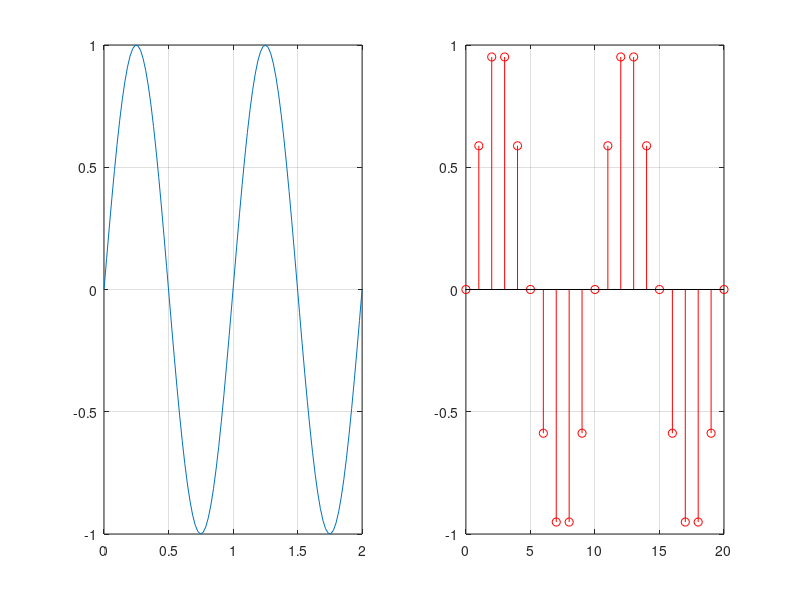

Here is the MATLAB script that generated this plot: (Note: this script raises an error after producing the figure.)
%% Lab 1: Fundamentals signals into MATLAB
% Digital Signal Processing Course

%% Exercise 1
t=linspace(0,2,100); % Continuous-time input array.
y_t=sin(2*pi.*t); % Continuous-time output array.
n=0:20; % Discrete-time input array.
y_n=sin(0.2*pi*n); % Discrete-time output array.
% We've plotted both math signals into a figure 1 in order 
% to undesrtand easily the diference among continuous-time 
% signal and discrete-time signals.
figure(1),subplot(1,2,1),plot(t,y_t),grid on; 
figure(1),subplot(1,2,2),stem(n,y_n,'r'),grid on; 

%% Exercise 2
% At the bottom of this algorithm you may find the function to
% generate a Delta Sequence where [x,n]=impseq(n0,n1,n2) such as:
% n0: value for x(n) function be equal to 1. Otherwise it'll be 0.
% n1: minimum value for vector or bottom limit.
% n2: maximum value for vector or top limit.
[x,n]=impseq(1,-10,10) % Example using MATLAB function.
% This function has the following condition:
% n1 < n0 < n2

%% Exercise 3
% At the bottom of this algorithm you may find the function to
% generate a Step Sequence where [x,n]=stepseq(n0,n1,n2) such as:
% n0: value for x(n) function starts to deal 1 values.
% n1: minimum value for vector or bottom limit.
% n2: maximum value for vector or top limit.
[x,n]=stepseq(2,-10,10) % Example using MATLAB function.
% This function has the following condition:
% n1 < n0 < n2

%% Exercise 4
% Signal adition '+'.
n_1=-15:15; % First reference array
x_1=exp(-0.2.*n_1); % First sequence.
n_2=-15:15; % Second reference array.
x_2=sin(0.1*pi*n_2); % Second sequence.
% At the bottom of this algorithm you may find the function to
% generate a Signal Adition where [y,n]=sigadd(x1,n1,x2,n2) such as:
% x1: First sequence.
% n1: First reference array.
% x2: Second sequence.
% n2: Second reference array.
[y,n]=sigadd(x_1,n_1,x_2,n_2) % Example using MATLAB function.

%% Exercise 5
% Signal multiplication '*'.
n_1=-15:15; % First reference array.
x_1=exp(-0.2.*n_1); % First sequenece.
n_2=-15:15; % Second reference array.
x_2=sin(0.25*pi*n_2); % Second sequence.
% At the bottom of this algorithm you may find the function to generate 
% a Signal Multiplication where [y,n]=sigmult(x1,n1,x2,n2) such as:
% x1: First sequence.
% n1: First reference array.
% x2: Second sequence.
% n2: Second reference array.
[y,n]=sigmult(x_1,n_1,x_2,n_2) % Example using MATLAB function.

%% Exercise 6
% Signal shifting 'x(n-k)'.
n=[-3 -2 -1 0 1 2 3 4 5 6]; % Signal reference.
x=[0 9 8 7 6 5 4 3 2 1]; % Signal sequence.
% At the bottom of this listing you may find the algorithm to
% generate a Signal Shifiting where [y,n]=sigshift(x,m,k) such as:
% x: Signal sequence.
% m: Signal reference.
% k: Amount shifted.
[y,n]=sigshift(x,n,4) % Example using MATLAB function.

%% Exercise 7
% Signal folding 'x(-n)'.
n=[-3 -2 -1 0 1 2 3 4 5 6]; % Signal reference.
x=[0 9 8 7 6 5 4 3 2 1]; % Signal sequence.
% At the bottom of this listing you may find the algorithm to
% generate a Signal Folding where [y,n]=sigfold(x,n) such as:
% x1: First sequence.
% n1: First reference array.
% x2: Second sequence.
% n2: Second reference array.
[y,n]=sigfold(x,n)

%% Exercise 8a
n1 = 0; n2 = 20; n0 = 0; %initial values for u(n)
n = [n1:n2]; %array limits

[x11,n11] = stepseq(n0,n1,n2);%u(n)
[x12,n12] = sigshift(x11,n11,10);%u(n-10)
[x13,n13] = sigshift(x11,n11,20);%u(n-20)

[y_1,n_1] = sigrest(x11,n11,x12,n12);%n(u(n) - u(n-10)
[y_1a,n_1a] = sigmult(y_1,n_1,n,n);%n(u(n) - u(n-10)
[y_2,n_2] = sigrest(x12,n12,x13,n13);%u(n-10) - u(n-20)

y12 = (10).*exp(-0.3.*(n-10)); % 10e^(-0.3(n-10))

[y_3,n_3] = sigmult(y12,n,y_2,n_2)%(10e^(-0.3(n-10)))*(u(n-10) - u(n-20))

[y_a,n_a] = sigadd(y_1a,n_1a,y_3,n_3)%(n(u(n) - u(n-10))+(10e^(-0.3(n-10)))
                                      %*(u(n-10) - u(n-20))

figure(8),subplot(2,2,1),stem(n_a,y_a,'r'),title('(a).'),grid on;
xlim([0 20])

%% Exercise 8b
n=-2:10;% Signal reference.
x=[1 2 3 4 5 6 7 6 5 4 3 2 1];% Signal Sequence.
[y_0,n_0]=sigfold(x,n);%Reflection x(n) to x(-n)
[y_1,n_1]=sigshift(y_0,n_0,-3);%Shift +3 x(-n) to x(3-n)
[y_2,n_2]=sigshift(x,n,2);%Shift +2 x(n) to x(n-2)
[y_3,n_3]=sigmult(x,n,y_2,n_2);%x(n)*x(n-2)
[y,n]=sigadd(y_1,n_1,y_3,n_3);%x(3-n)+(x(n)*x(n-2))
figure(8),subplot(2,2,2),stem(n,y,'g'),title('(b).'),grid on;

%% Exercise 8c
[xe,xo,m]=evenodd(y,n)%component even and odd function
figure(8),subplot(2,2,3),stem(m,xe),title('(c). Even.'),grid on;%
figure(8),subplot(2,2,4),stem(m,xo),title('(c). Odd.'),grid on;%

%% Functions

% Impulse Sequence.
function[x,n]=impseq(n0,n1,n2)
n=[n1:n2];
x=[(n-n0)==0];
end
% Step Sequence.
function[x,n]=stepseq(n0,n1,n2)
n=[n1,n2];
x=[(n-n0)>=0];
end
% Signal Adition.
function [y,n] = sigadd(x1,n1,x2,n2)
n = min(min(n1),min(n2)):max(max(n1),max(n2)); % duration of y(n)
y1 = zeros(1,length(n)); y2 = y1; % initialization
y1(find((n>=min(n1))&(n<=max(n1))==1))=x1; % x1 with duration of y
y2(find((n>=min(n2))&(n<=max(n2))==1))=x2; % x2 with duration of y
y = y1+y2;
end
% Signal Shifting.
function [y,n] = sigshift(x,m,k)
n = m+k; y = x;
end
% Signal Folding.
function [y,n] = sigfold(x,n)
y = fliplr(x); n = -fliplr(n);
end
% Signal Substration.
function [y,n] = sigsubt(x1,n1,x2,n2)
n = min(min(n1),min(n2)):max(max(n1),max(n2)); % duration of y(n)
y1 = zeros(1,length(n)); y2 = y1; % initialization
y1(find((n>=min(n1))&(n<=max(n1))==1))=x1; % x1 with duration of y
y2(find((n>=min(n2))&(n<=max(n2))==1))=x2; % x2 with duration of y
y = y1-y2;
end
% Even & Odd components for signals x(n).
function [xe, xo, m] = evenodd(x,n)
if any(imag(x) ~= 0)
error('x is not a real sequence')
end
m = -fliplr(n);
m1 = min([m,n]); m2 = max([m,n]); m = m1:m2;
nm = n(1)-m(1); n1 = 1:length(n);
x1 = zeros(1,length(m)); x1(n1+nm) = x; x = x1;
xe = 0.5*(x + fliplr(x)); xo = 0.5*(x - fliplr(x));
end